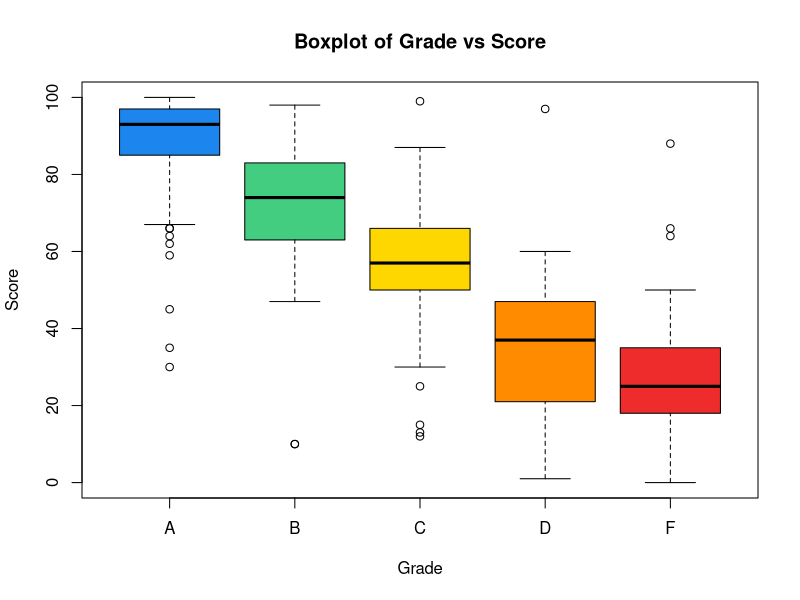
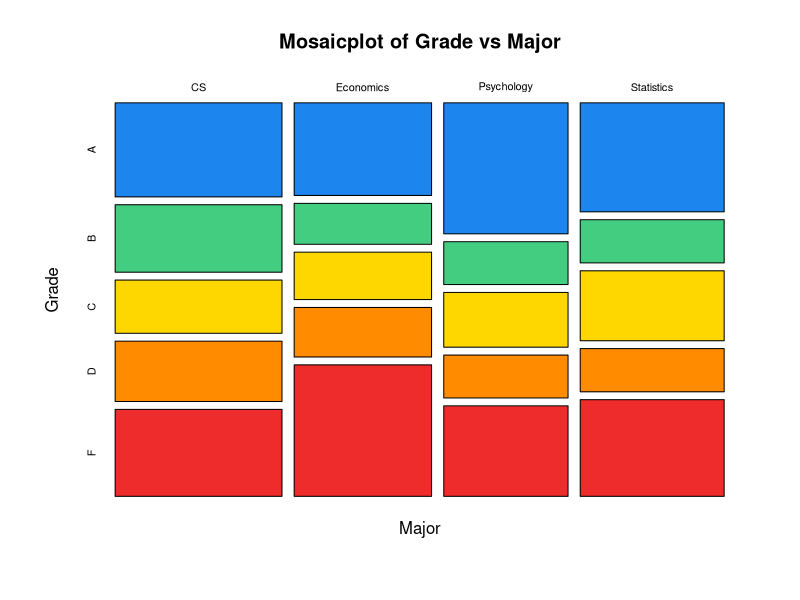
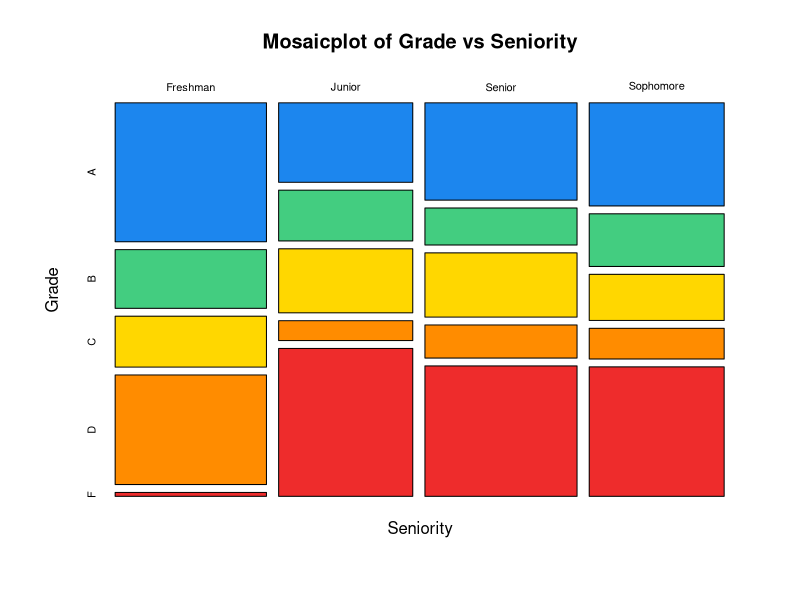

Write the R code that produced these figures, in order. (Note: this script raises an error after producing the figures.)
training <- read.csv('train.csv')

# Exploring Data
colors <- c('dodgerblue2', 'seagreen3', 'gold', 'darkorange', 'firebrick2', 'darkorchid')
boxplot(training$Score~training$Grade, col = colors, xlab = 'Grade', ylab = 'Score',
        main = 'Boxplot of Grade vs Score')
mosaicplot(training$Major~training$Grade, col = colors, xlab = 'Major', ylab = 'Grade',
           main = 'Mosaicplot of Grade vs Major')
mosaicplot(training$Seniority~training$Grade, col = colors, xlab = 'Seniority', ylab = 'Grade',
           main = 'Mosaicplot of Grade vs Seniority')

# Applying Prediction Model to Training Data
myprediction <- training
decision <- rep('F', nrow(myprediction))
decision[myprediction$Seniority == 'Freshman'] <- 'D'
decision[myprediction$Seniority == 'Freshman' & ((myprediction$Major == 'CS' & myprediction$Score >= 50)
                                                 | (myprediction$Major == 'Economics' & myprediction$Score >= 41)
                                                 | (myprediction$Major == 'Psychology' & myprediction$Score >= 31)
                                                 | (myprediction$Major == 'Statistics' & myprediction$Score >= 47))] <- 'C'
decision[myprediction$Seniority == 'Freshman' & ((myprediction$Major == 'CS' & myprediction$Score >= 60)
                                                 | (myprediction$Major == 'Economics' & myprediction$Score >= 51)
                                                 | (myprediction$Major == 'Psychology' & myprediction$Score >= 41)
                                                 | (myprediction$Major == 'Statistics' & myprediction$Score >= 56))] <- 'B'
decision[myprediction$Seniority == 'Freshman' & ((myprediction$Major == 'CS' & myprediction$Score >= 81)
                                                 | (myprediction$Major == 'Economics' & myprediction$Score >= 62)
                                                 | (myprediction$Major == 'Psychology' & myprediction$Score >= 57)
                                                 | (myprediction$Major == 'Statistics' & myprediction$Score >= 76))] <- 'A'
decision[myprediction$Seniority != 'Freshman' & ((myprediction$Major == 'CS' & myprediction$Score >= 51)
                                                 | (myprediction$Major == 'Economics' & myprediction$Score >= 41)
                                                 | (myprediction$Major == 'Psychology' & myprediction$Score >= 31)
                                                 | (myprediction$Major == 'Statistics' & myprediction$Score >= 46))] <- 'D'
decision[myprediction$Seniority != 'Freshman' & ((myprediction$Major == 'CS' & myprediction$Score >= 61)
                                                 | (myprediction$Major == 'Economics' & myprediction$Score >= 51)
                                                 | (myprediction$Major == 'Psychology' & myprediction$Score >= 41)
                                                 | (myprediction$Major == 'Statistics' & myprediction$Score >= 55))] <- 'C'
decision[myprediction$Seniority != 'Freshman' & ((myprediction$Major == 'CS' & myprediction$Score >= 81)
                                                 | (myprediction$Major == 'Economics' & myprediction$Score >= 66)
                                                 | (myprediction$Major == 'Psychology' & myprediction$Score >= 57)
                                                 | (myprediction$Major == 'Statistics' & myprediction$Score >= 76))] <- 'B'
decision[myprediction$Seniority != 'Freshman' & ((myprediction$Major == 'CS' & myprediction$Score >= 91)
                                                 | (myprediction$Major == 'Economics' & myprediction$Score >= 81)
                                                 | (myprediction$Major == 'Psychology' & myprediction$Score >= 71)
                                                 | (myprediction$Major == 'Statistics' & myprediction$Score >= 87))] <- 'A'
myprediction$Grade <- decision
error <- mean(training$Grade != myprediction$Grade)
error

# Applying Prediction Model to Testing Data for Submission
testing <- read.csv('test.csv')
submission <- read.csv('submission.csv')
decision <- rep('F', nrow(testing))
decision[testing$Seniority == 'Freshman'] <- 'D'
decision[testing$Seniority == 'Freshman' & ((testing$Major == 'CS' & testing$Score >= 50)
                                            | (testing$Major == 'Economics' & testing$Score >= 41)
                                            | (testing$Major == 'Psychology' & testing$Score >= 31)
                                            | (testing$Major == 'Statistics' & testing$Score >= 47))] <- 'C'
decision[testing$Seniority == 'Freshman' & ((testing$Major == 'CS' & testing$Score >= 60)
                                            | (testing$Major == 'Economics' & testing$Score >= 51)
                                            | (testing$Major == 'Psychology' & testing$Score >= 41)
                                            | (testing$Major == 'Statistics' & testing$Score >= 56))] <- 'B'
decision[testing$Seniority == 'Freshman' & ((testing$Major == 'CS' & testing$Score >= 81)
                                            | (testing$Major == 'Economics' & testing$Score >= 62)
                                            | (testing$Major == 'Psychology' & testing$Score >= 57)
                                            | (testing$Major == 'Statistics' & testing$Score >= 76))] <- 'A'
decision[testing$Seniority != 'Freshman' & ((testing$Major == 'CS' & testing$Score >= 51)
                                            | (testing$Major == 'Economics' & testing$Score >= 41)
                                            | (testing$Major == 'Psychology' & testing$Score >= 31)
                                            | (testing$Major == 'Statistics' & testing$Score >= 46))] <- 'D'
decision[testing$Seniority != 'Freshman' & ((testing$Major == 'CS' & testing$Score >= 61)
                                            | (testing$Major == 'Economics' & testing$Score >= 51)
                                            | (testing$Major == 'Psychology' & testing$Score >= 41)
                                            | (testing$Major == 'Statistics' & testing$Score >= 55))] <- 'C'
decision[testing$Seniority != 'Freshman' & ((testing$Major == 'CS' & testing$Score >= 81)
                                            | (testing$Major == 'Economics' & testing$Score >= 66)
                                            | (testing$Major == 'Psychology' & testing$Score >= 57)
                                            | (testing$Major == 'Statistics' & testing$Score >= 76))] <- 'B'
decision[testing$Seniority != 'Freshman' & ((testing$Major == 'CS' & testing$Score >= 91)
                                            | (testing$Major == 'Economics' & testing$Score >= 81)
                                            | (testing$Major == 'Psychology' & testing$Score >= 71)
                                            | (testing$Major == 'Statistics' & testing$Score >= 87))] <- 'A'
submission$Grade <- decision
write.csv(submission, 'submission.csv', row.names = FALSE)
